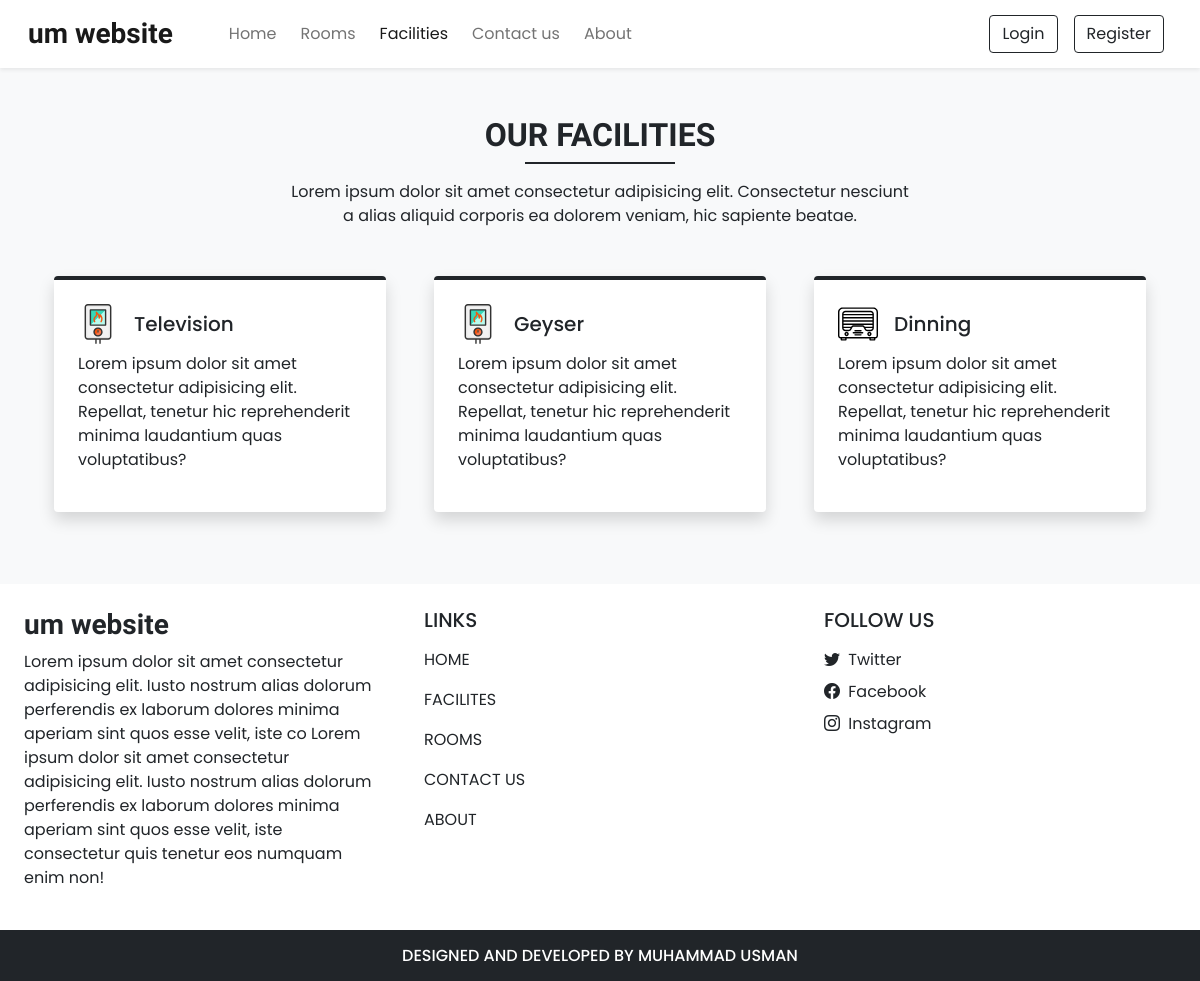
Screenshot of /facilities.php with the database file from the repository.
### tables this page shows
CREATE TABLE `settings` (
  `sr_no` int(11) NOT NULL,
  `site_title` varchar(50) NOT NULL,
  `site_about` varchar(250) NOT NULL,
  `shutdown` tinyint(1) NOT NULL
);

CREATE TABLE `facilities` (
  `id` int(11) NOT NULL,
  `icon` varchar(150) NOT NULL,
  `name` varchar(50) NOT NULL,
  `description` varchar(250) NOT NULL
);

### Admin/component/db_config.php (called while the page is built, shortened)
<?php
   function selectAll($table){
    $con=$GLOBALS['con'];
    $res=mysqli_query($con,"SELECT * FROM $table");
    return $res;
   }
   function select ($sql,$values,$datatypes){
       $con = $GLOBALS['con'];
       if($stmt = mysqli_prepare($con,$sql)){
        mysqli_stmt_bind_param($stmt,$datatypes,...$values);
        if(mysqli_stmt_execute($stmt)) {
         $res= mysqli_stmt_get_result($stmt);
         return $res;
        }
        else{
            mysqli_stmt_close($stmt);
            die("query cannnot be executed  - Select");
        }
       }
       else{
        die("query cannnot be prepared  - Select");
       }
   }
 ?>

### facilities.php (the view, shortened to what this page needs)
<html lang="en">
<head>
    <?php require('component/links.php') ?>
</head>
<body class="bg-light">
    <?php require('component/header.php'); ?>
    <div class="my-5 px-4">
        <h2 class="fw-bold h-font text-center">OUR FACILITIES</h2>
         <div class="h-line bg-dark"></div>
         <p class="text-center mt-3">Lorem ipsum dolor sit amet consectetur adipisicing elit.
             Consectetur nesciunt <br> a alias aliquid corporis ea dolorem veniam,
            hic sapiente beatae.</p>
    </div>
    <div class="container">
        <div class="row">
            <?php
            $res=selectAll('facilities');
            $path=FACILITIES_IMG_PATH;
            while($row=mysqli_fetch_assoc($res)){
                echo<<<data
            <div class="col-lg-4 col-md-6 mb-5 px-4">
                <div class="bg-white rounded shadow p-4 border-top border-4 border-dark pop">
                    <div class="d-flex align-items-center mb-2">
                        <img src="$path$row[icon]" width="40px" alt="">
                        <h5 class="m-0 ms-3">$row[name]</h5>
                    </div>
                    <p>$row[description]</p>
                </div>
            </div>
            data;
            }
            ?>
        </div>
    </div>
    <?php require('component/footer.php'); ?>
</body>
</html>

### component/header.php (shortened to what this page needs)
<?php
     require('Admin/component/db_config.php');
     $contact_q="SELECT * FROM `contact_details` WHERE `sr_no`=?";
     $values=[1];
     $contact_r= mysqli_fetch_assoc( select ($contact_q,$values,'i'));
    $setting_q="SELECT * FROM `settings` WHERE `sr_no`=?";
    $setting_r= mysqli_fetch_assoc( select ($setting_q,$values,'i'));
?>
<nav id="nav-bar" class="navbar navbar-expand-lg navbar-light bg-white px-lg-3 py-lg-2 shadow-sm sticky-top ">
    <div class="container-fluid">
        <a class="navbar-brand me-5 fw-bold fs-3 h-font" href="index.php"><?php echo $setting_r['site_title'] ?></a>
        <div class="collapse navbar-collapse" id="navbarSupportedContent">
            <ul class="navbar-nav me-auto mb-2 mb-lg-0">
                <li class="nav-item">
                    <a class="nav-link me-2"  href="index.php">Home</a>
                </li>
                <li class="nav-item">
                    <a class="nav-link me-2" href="rooms.php">Rooms</a>
                </li>
                <li class="nav-item">
                    <a class="nav-link me-2" href="facilities.php">Facilities</a>
                </li>
                <li class="nav-item">
                    <a class="nav-link me-2" href="contact.php">Contact us</a>
                </li>
                <li class="nav-item">
                    <a class="nav-link me-2" href="about.php">About</a>
                </li>
            </ul>
            <div class="d-flex">
                 <?php
                if(isset($_SESSION['login'])&& $_SESSION['login']==true){
                    echo<<<data
                            <div class="btn-group">
                                <button type="button" class="btn btn-outline-dark shadow-none dropdown-toggle" data-bs-toggle="dropdown" data-bs-display="static" aria-expanded="false">
                                      $_SESSION[uName]
                                </button>
                                <ul class="dropdown-menu dropdown-menu-lg-end">
                                        <li><a class="dropdown-item" href="profile.php">Profile</a></li>
                                        <li><a class="dropdown-item" href="bookings.php">Bookings</a></li>
                                        <li><a class="dropdown-item" href="logout.php">Logout</a></li>
                                </ul>
                            </div>
                    data;
                }
                else{
                    echo<<<data
                         <button type="button" class="btn btn-outline-dark shadow-none me-lg-3 me-2" data-bs-toggle="modal" data-bs-target="#loginModel">
                             Login
                        </button>
                        <button type="button" class="btn btn-outline-dark shadow-none me-lg-2 " data-bs-toggle="modal" data-bs-target="#registerModel">
                           Register
                        </button>
                    data;
                }
                ?>
            </div>
        </div>
    </div>
</nav>

### component/footer.php (shortened to what this page needs)
<div class="container-fluid bg-white mt-4">
    <div class="row">
        <div class="col-lg-4 p-4">
            <h3 class="h-font fw-bold fs-3 mb-2"><?php echo $setting_r['site_title'] ?></h3>
            <p>
            <?php echo  $setting_r['site_about'] ?>
                Lorem ipsum dolor sit amet consectetur adipisicing elit.
                Iusto nostrum alias dolorum perferendis ex laborum dolores
                minima aperiam sint quos esse velit, iste
                consectetur quis tenetur eos numquam enim non!
            </p>
        </div>
        <div class="col-lg-4 p-4">
            <h5 class="mb-3">LINKS</h5>
            <a href="index.php" class="d-inline-block mb-3 text-dark text-decoration-none">HOME</a> <br>
            <a href="rooms.php" class="d-inline-block mb-3 text-dark text-decoration-none">FACILITES</a> <br>
            <a href="facilities.php" class="d-inline-block mb-3 text-dark text-decoration-none">ROOMS</a> <br>
            <a href="contact.php" class="d-inline-block mb-3 text-dark text-decoration-none">CONTACT US</a> <br>
            <a href="about.php" class="d-inline-block mb-3 text-dark text-decoration-none">ABOUT</a>
        </div>
        <div class="col-lg-4 p-4">
            <h5 class="mb-3">FOLLOW US</h5>
            <?php
            if($contact_r['tweet']!=''){
                echo<<<data
                    <a href=" $contact_r[tweet]" target="_blank" class="d-inline-block  mb-2 text-dark text-decoration-none">
                          <i class="bi bi-twitter me-1"></i> Twitter
                    </a>
                        <br>
                    <a href="$contact_r[fb]" target="_blank" class="d-inline-block  mb-2 text-dark text-decoration-none">
                             <i class="bi bi-facebook me-1"></i> Facebook
                    </a>
                           <br>
                    <a href=" $contact_r[insta]" target="_blank" class="d-inline-block  mb-2 text-dark text-decoration-none">
                          <i class="bi bi-instagram me-1"></i> Instagram
                     </a>
                data;
            }
            ?>
        </div>
    </div>
</div>
<h6 class="text-center bg-dark text-white p-3 m-0">DESIGNED AND DEVELOPED BY MUHAMMAD USMAN</h6>

### css/common.css (style rules this page uses)
:root { --teal:#2ec1ac; --teal_hover:#279e8c; }
* { font-family: 'Poppins', sans-serif; }
.h-font { font-family: 'Merienda', cursive; }

### Admin/css/common.css (style rules this page uses)
:root { --teal:#2ec1ac; --teal_hover:#279e8c; }
* { font-family: 'Poppins', sans-serif; }
.h-font { font-family: 'Merienda', cursive; }

### facilities.php (style rules this page uses)
.h-line { width: 150px; margin: 0 auto; height: 1.7px; }

### rows the page displays
settings: site_title "um website", site_about "Lorem ipsum dolor sit amet consectetur adipisicing elit. Iusto nostrum alias dolorum perferendis ex laborum dolores minima aperiam sint quos esse velit, iste co"
facilities: icon (picture), name "Television", description "Lorem ipsum dolor sit amet consectetur adipisicing elit. Repellat, tenetur hic reprehenderit minima laudantium quas voluptatibus?"
facilities: icon (picture), name "Geyser", description "Lorem ipsum dolor sit amet consectetur adipisicing elit. Repellat, tenetur hic reprehenderit minima laudantium quas voluptatibus?"
facilities: icon (picture), name "Dinning", description "Lorem ipsum dolor sit amet consectetur adipisicing elit. Repellat, tenetur hic reprehenderit minima laudantium quas voluptatibus?"
